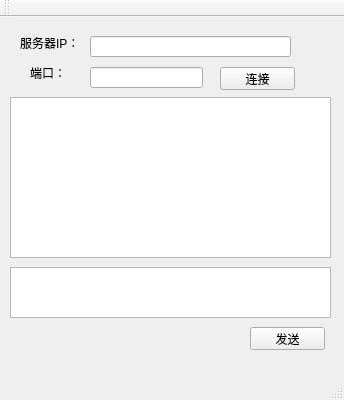
<?xml version="1.0" encoding="UTF-8"?>
<ui version="4.0">
 <class>ClientClass</class>
 <widget class="QMainWindow" name="ClientClass">
  <property name="geometry">
   <rect>
    <x>0</x>
    <y>0</y>
    <width>344</width>
    <height>400</height>
   </rect>
  </property>
  <property name="windowTitle">
   <string>Client</string>
  </property>
  <widget class="QWidget" name="centralWidget">
   <widget class="QPushButton" name="pushButton">
    <property name="geometry">
     <rect>
      <x>220</x>
      <y>50</y>
      <width>75</width>
      <height>23</height>
     </rect>
    </property>
    <property name="text">
     <string>连接</string>
    </property>
   </widget>
   <widget class="QLabel" name="label">
    <property name="geometry">
     <rect>
      <x>20</x>
      <y>20</y>
      <width>54</width>
      <height>12</height>
     </rect>
    </property>
    <property name="text">
     <string>服务器IP：</string>
    </property>
   </widget>
   <widget class="QLabel" name="label_2">
    <property name="geometry">
     <rect>
      <x>30</x>
      <y>50</y>
      <width>54</width>
      <height>12</height>
     </rect>
    </property>
    <property name="text">
     <string>端口：</string>
    </property>
   </widget>
   <widget class="QLineEdit" name="lineEdit">
    <property name="geometry">
     <rect>
      <x>90</x>
      <y>19</y>
      <width>201</width>
      <height>21</height>
     </rect>
    </property>
   </widget>
   <widget class="QLineEdit" name="lineEdit_2">
    <property name="geometry">
     <rect>
      <x>90</x>
      <y>50</y>
      <width>113</width>
      <height>21</height>
     </rect>
    </property>
   </widget>
   <widget class="QTextEdit" name="textEdit">
    <property name="geometry">
     <rect>
      <x>10</x>
      <y>80</y>
      <width>321</width>
      <height>161</height>
     </rect>
    </property>
   </widget>
   <widget class="QTextEdit" name="textEdit_2">
    <property name="geometry">
     <rect>
      <x>10</x>
      <y>250</y>
      <width>321</width>
      <height>51</height>
     </rect>
    </property>
   </widget>
   <widget class="QPushButton" name="pushButton_2">
    <property name="geometry">
     <rect>
      <x>250</x>
      <y>310</y>
      <width>75</width>
      <height>23</height>
     </rect>
    </property>
    <property name="text">
     <string>发送</string>
    </property>
   </widget>
  </widget>
  <widget class="QMenuBar" name="menuBar">
   <property name="geometry">
    <rect>
     <x>0</x>
     <y>0</y>
     <width>344</width>
     <height>23</height>
    </rect>
   </property>
  </widget>
  <widget class="QToolBar" name="mainToolBar">
   <attribute name="toolBarArea">
    <enum>TopToolBarArea</enum>
   </attribute>
   <attribute name="toolBarBreak">
    <bool>false</bool>
   </attribute>
  </widget>
  <widget class="QStatusBar" name="statusBar"/>
 </widget>
 <layoutdefault spacing="6" margin="11"/>
 <resources>
  <include location="Client.qrc"/>
 </resources>
 <connections/>
</ui>
